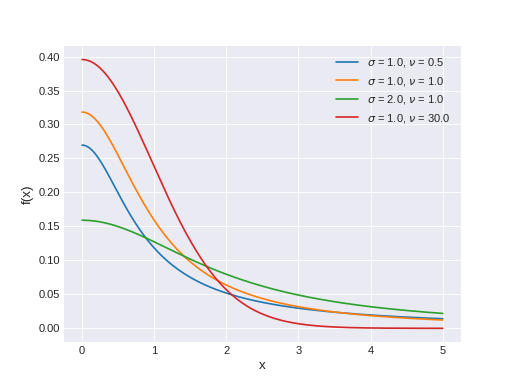

Here is the Python script that generated this plot:
import matplotlib.pyplot as plt
import numpy as np
import scipy.stats as st
plt.style.use('seaborn-darkgrid')
x = np.linspace(0, 5, 200)
sigmas = [1., 1., 2., 1.]
nus = [.5, 1., 1., 30.]
for sigma, nu in zip(sigmas, nus):
    pdf = st.t.pdf(x, df=nu, loc=0, scale=sigma)
    plt.plot(x, pdf, label=r'$\sigma$ = {}, $\nu$ = {}'.format(sigma, nu))
plt.xlabel('x', fontsize=12)
plt.ylabel('f(x)', fontsize=12)
plt.legend(loc=1)
plt.show()
